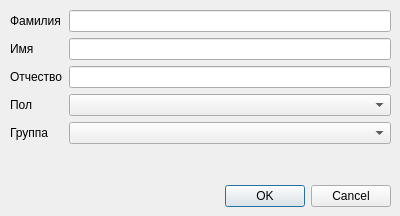
<?xml version="1.0" encoding="UTF-8"?>
<ui version="4.0">
 <class>DialogStudent</class>
 <widget class="QDialog" name="DialogStudent">
  <property name="geometry">
   <rect>
    <x>0</x>
    <y>0</y>
    <width>400</width>
    <height>216</height>
   </rect>
  </property>
  <property name="windowTitle">
   <string>Dialog</string>
  </property>
  <widget class="QDialogButtonBox" name="buttonBox">
   <property name="geometry">
    <rect>
     <x>220</x>
     <y>180</y>
     <width>171</width>
     <height>32</height>
    </rect>
   </property>
   <property name="orientation">
    <enum>Qt::Orientation::Horizontal</enum>
   </property>
   <property name="standardButtons">
    <set>QDialogButtonBox::StandardButton::Cancel|QDialogButtonBox::StandardButton::Ok</set>
   </property>
  </widget>
  <widget class="QWidget" name="formLayoutWidget">
   <property name="geometry">
    <rect>
     <x>10</x>
     <y>10</y>
     <width>381</width>
     <height>161</height>
    </rect>
   </property>
   <layout class="QFormLayout" name="formLayout">
    <item row="0" column="0">
     <widget class="QLabel" name="label_student_surname">
      <property name="text">
       <string>Фамилия</string>
      </property>
     </widget>
    </item>
    <item row="1" column="0">
     <widget class="QLabel" name="label_student_name">
      <property name="text">
       <string>Имя</string>
      </property>
     </widget>
    </item>
    <item row="2" column="0">
     <widget class="QLabel" name="label_student_patronymic">
      <property name="text">
       <string>Отчество</string>
      </property>
     </widget>
    </item>
    <item row="4" column="0">
     <widget class="QLabel" name="label_student_group">
      <property name="text">
       <string>Группа</string>
      </property>
     </widget>
    </item>
    <item row="3" column="0">
     <widget class="QLabel" name="label_student_gender">
      <property name="text">
       <string>Пол</string>
      </property>
     </widget>
    </item>
    <item row="0" column="1">
     <widget class="QLineEdit" name="line_edit_student_surname"/>
    </item>
    <item row="1" column="1">
     <widget class="QLineEdit" name="line_edit_student_name"/>
    </item>
    <item row="2" column="1">
     <widget class="QLineEdit" name="line_edit_student_patronymic"/>
    </item>
    <item row="3" column="1">
     <widget class="QComboBox" name="combo_box_student_gender"/>
    </item>
    <item row="4" column="1">
     <widget class="QComboBox" name="combo_box_student_group"/>
    </item>
   </layout>
  </widget>
 </widget>
 <resources/>
 <connections>
  <connection>
   <sender>buttonBox</sender>
   <signal>accepted()</signal>
   <receiver>DialogStudent</receiver>
   <slot>accept()</slot>
   <hints>
    <hint type="sourcelabel">
     <x>248</x>
     <y>254</y>
    </hint>
    <hint type="destinationlabel">
     <x>157</x>
     <y>274</y>
    </hint>
   </hints>
  </connection>
  <connection>
   <sender>buttonBox</sender>
   <signal>rejected()</signal>
   <receiver>DialogStudent</receiver>
   <slot>reject()</slot>
   <hints>
    <hint type="sourcelabel">
     <x>316</x>
     <y>260</y>
    </hint>
    <hint type="destinationlabel">
     <x>286</x>
     <y>274</y>
    </hint>
   </hints>
  </connection>
 </connections>
</ui>
